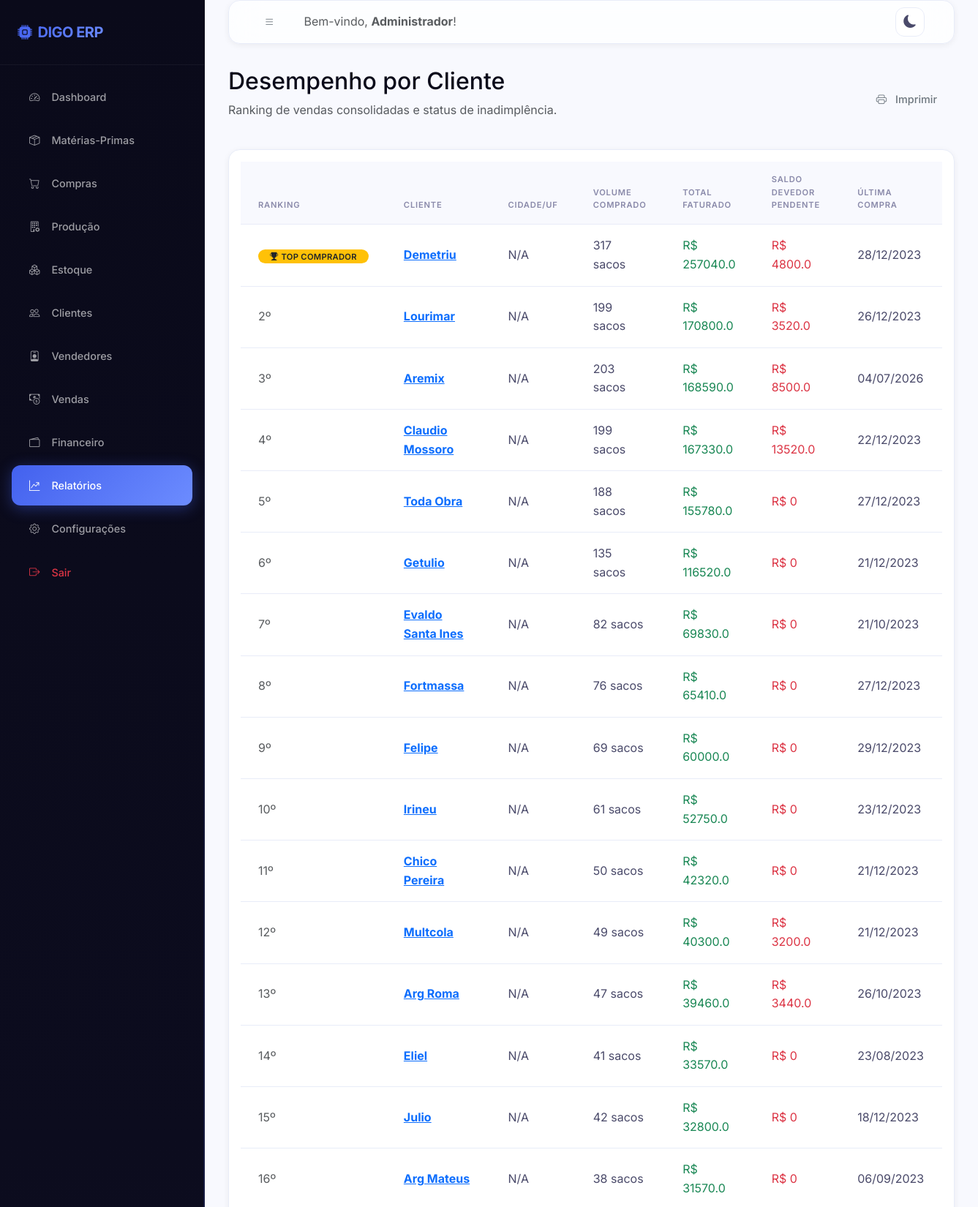
Page /relatorios/clientes (signed in, upper part) on the committed database.
### models/usuario.py (models this page shows, shortened)
class Usuario(UserMixin, db.Model):
    __tablename__ = 'usuarios'
    id = db.Column(db.Integer, primary_key=True)
    nome = db.Column(db.String(100), nullable=False)
    email = db.Column(db.String(150), unique=True, nullable=False)
    senha_hash = db.Column(db.String(256), nullable=False)
    perfil = db.Column(db.String(20), default='funcionario')  # admin | funcionario
    ativo = db.Column(db.Boolean, default=True)
    criado_em = db.Column(db.DateTime, default=datetime.utcnow)
    ultimo_acesso = db.Column(db.DateTime)
    logs = db.relationship('Log', backref='usuario', lazy='dynamic')
    @property
    def is_admin(self):
        return self.perfil == 'admin'

### models/cliente.py (models this page shows, shortened)
class Cliente(db.Model):
    __tablename__ = 'clientes'
    id = db.Column(db.Integer, primary_key=True)
    nome = db.Column(db.String(150), nullable=False)
    cpf_cnpj = db.Column(db.String(20))
    telefone = db.Column(db.String(20))
    email = db.Column(db.String(150))
    cidade = db.Column(db.String(100))
    estado = db.Column(db.String(2))
    endereco = db.Column(db.String(255))
    observacoes = db.Column(db.Text)
    ativo = db.Column(db.Boolean, default=True)
    criado_em = db.Column(db.DateTime, default=datetime.utcnow)
    vendas = db.relationship('Venda', backref='cliente', lazy='dynamic')
    contas_receber = db.relationship('ContaReceber', backref='cliente', lazy='dynamic')
    @property
    def total_comprado(self):
        return sum(v.valor_liquido for v in self.vendas if v.valor_liquido)
    @property
    def ultima_compra(self):
        from models.venda import Venda
        ultima = self.vendas.order_by(Venda.data.desc()).first()
        return ultima.data if ultima else None
    @property
    def quantidade_sacos_comprados(self):
        return sum(v.quantidade_sacos for v in self.vendas)
    @property
    def saldo_devendo(self):
        return sum(c.valor for c in self.contas_receber.filter_by(status='pendente'))

### models/venda.py (models this page shows, shortened)
class Venda(db.Model):
    __tablename__ = 'vendas'
    id = db.Column(db.Integer, primary_key=True)
    data = db.Column(db.Date, nullable=False)
    cliente_id = db.Column(db.Integer, db.ForeignKey('clientes.id'), nullable=False)
    vendedor_id = db.Column(db.Integer, db.ForeignKey('vendedores.id'), nullable=True)
    quantidade_sacos = db.Column(db.Integer, nullable=False)
    preco_unitario = db.Column(db.Float, nullable=False)
    desconto = db.Column(db.Float, default=0.0)       # valor do desconto
    frete = db.Column(db.Float, default=0.0)
    tipo_frete = db.Column(db.String(10), default='FOB')  # CIF | FOB
    forma_pagamento = db.Column(db.String(50))         # A VISTA | CHEQUE | PRAZO
    prazo_dias = db.Column(db.Integer, default=0)
    valor_bruto = db.Column(db.Float, default=0.0)    # qtd * preco_unitario
    valor_liquido = db.Column(db.Float, default=0.0)  # bruto - desconto + frete(CIF)
    custo_total = db.Column(db.Float, default=0.0)    # custo produto * qtd
    lucro = db.Column(db.Float, default=0.0)           # liquido - custo
    margem = db.Column(db.Float, default=0.0)          # lucro/liquido * 100
    comissao = db.Column(db.Float, default=0.0)        # % do vendedor sobre valor_liquido
    status_pagamento = db.Column(db.String(20), default='pendente')  # pendente|parcial|pago
    valor_pago = db.Column(db.Float, default=0.0)
    observacoes = db.Column(db.Text)
    criado_por = db.Column(db.Integer, db.ForeignKey('usuarios.id'))
    criado_em = db.Column(db.DateTime, default=datetime.utcnow)
    conta_receber = db.relationship('ContaReceber', backref='venda', uselist=False)

### routes/relatorios.py (the view)
@relatorios_bp.route('/clientes')
@login_required
def clientes():
    clientes = Cliente.query.filter_by(ativo=True).order_by(Cliente.nome).all()
    dados = []
    for c in clientes:
        dados.append({
            'cliente': c,
            'total': c.total_comprado,
            'qtd': c.quantidade_sacos_comprados,
            'ultima': c.ultima_compra,
            'devendo': c.saldo_devendo,
        })
    dados.sort(key=lambda x: x['total'], reverse=True)
    return render_template('relatorios/clientes.html', dados=dados)

### templates/relatorios/clientes.html (shortened to what this page needs)
{% extends 'base.html' %}
{% block content %}
<div class="row mb-4 align-items-center">
    <div class="col-sm-6">
        <h2 class="font-weight-bold">Desempenho por Cliente</h2>
        <p class="text-muted">Ranking de vendas consolidadas e status de inadimplência.</p>
    </div>
    <div class="col-sm-6 text-sm-end">
        <button onclick="window.print()" class="btn btn-outline-secondary"><i class="bi bi-printer me-1"></i>Imprimir</button>
    </div>
</div>
<div class="card p-3">
    <div class="table-responsive">
        <table class="table table-hover">
            <thead>
                <tr>
                    <th>Ranking</th>
                    <th>Cliente</th>
                    <th>Cidade/UF</th>
                    <th>Volume Comprado</th>
                    <th>Total Faturado</th>
                    <th>Saldo Devedor Pendente</th>
                    <th>Última Compra</th>
                </tr>
            </thead>
            <tbody>
                {% for d in dados %}
                <tr class="{% if d.devendo > 0 %}table-danger-subtle{% endif %}">
                    <td>
                        {% if loop.index == 1 %}
                        <span class="badge bg-warning text-dark"><i class="bi bi-trophy-fill me-1"></i>Top Comprador</span>
                        {% else %}
                        <span class="text-muted">{{ loop.index }}º</span>
                        {% endif %}
                    </td>
                    <td><strong><a href="{{ url_for('clientes.detalhe', id=d.cliente.id) }}">{{ d.cliente.nome }}</a></strong></td>
                    <td>{{ d.cliente.cidade or 'N/A' }}{% if d.cliente.estado %}/{{ d.cliente.estado }}{% endif %}</td>
                    <td>{{ d.qtd }} sacos</td>
                    <td class="text-success font-weight-bold">R$ {{ d.total|round(2) }}</td>
                    <td class="text-danger font-weight-bold">R$ {{ d.devendo|round(2) }}</td>
                    <td>{{ d.ultima.strftime('%d/%m/%Y') if d.ultima else 'N/A' }}</td>
                </tr>
                {% else %}
                <tr>
                    <td colspan="7" class="text-center text-muted">Nenhum cliente com compras registradas.</td>
                </tr>
                {% endfor %}
            </tbody>
        </table>
    </div>
</div>
{% endblock %}

### templates/base.html (shortened to what this page needs)
<!DOCTYPE html>
<html lang="pt-BR">
<head>
    <link href="https://cdn.jsdelivr.net/npm/bootstrap@5.3.0/dist/css/bootstrap.min.css" rel="stylesheet">
    <link rel="stylesheet" href="https://cdn.jsdelivr.net/npm/bootstrap-icons@1.10.5/font/bootstrap-icons.css">
    <link rel="stylesheet" href="{{ url_for('static', filename='css/style.css') }}">
</head>
<body>
    <div class="wrapper">
        <nav id="sidebar">
            <div class="sidebar-header d-flex align-items-center justify-content-between">
                <h4 class="m-0 text-white font-weight-bold"><i class="bi bi-cpu-fill me-2 text-indigo"></i>DIGO ERP</h4>
            </div>
            <ul class="list-unstyled components">
                <li class="{% if request.blueprint == 'dashboard' %}active{% endif %}">
                    <a href="{{ url_for('dashboard.index') }}"><i class="bi bi-speedometer2"></i> Dashboard</a>
                </li>
                <li class="{% if request.blueprint == 'materias_primas' %}active{% endif %}">
                    <a href="{{ url_for('materias_primas.index') }}"><i class="bi bi-box-seam"></i> Matérias-Primas</a>
                </li>
                <li class="{% if request.blueprint == 'compras' %}active{% endif %}">
                    <a href="{{ url_for('compras.index') }}"><i class="bi bi-cart"></i> Compras</a>
                </li>
                <li class="{% if request.blueprint == 'producao' %}active{% endif %}">
                    <a href="{{ url_for('producao.index') }}"><i class="bi bi-building-gear"></i> Produção</a>
                </li>
                <li class="{% if request.blueprint == 'estoque' %}active{% endif %}">
                    <a href="{{ url_for('estoque.index') }}"><i class="bi bi-boxes"></i> Estoque</a>
                </li>
                <li class="{% if request.blueprint == 'clientes' %}active{% endif %}">
                    <a href="{{ url_for('clientes.index') }}"><i class="bi bi-people"></i> Clientes</a>
                </li>
                <li class="{% if request.blueprint == 'vendedores' %}active{% endif %}">
                    <a href="{{ url_for('vendedores.index') }}"><i class="bi bi-person-badge"></i> Vendedores</a>
                </li>
                <li class="{% if request.blueprint == 'vendas' %}active{% endif %}">
                    <a href="{{ url_for('vendas.index') }}"><i class="bi bi-cash-coin"></i> Vendas</a>
                </li>
                <li class="{% if request.blueprint == 'financeiro' %}active{% endif %}">
                    <a href="{{ url_for('financeiro.index') }}"><i class="bi bi-wallet2"></i> Financeiro</a>
                </li>
                <li class="{% if request.blueprint == 'relatorios' %}active{% endif %}">
                    <a href="{{ url_for('relatorios.index') }}"><i class="bi bi-graph-up-arrow"></i> Relatórios</a>
                </li>
                {% if current_user.is_admin %}
                <li class="{% if request.blueprint == 'configuracoes' %}active{% endif %}">
                    <a href="{{ url_for('configuracoes.index') }}"><i class="bi bi-gear"></i> Configurações</a>
                </li>
                {% endif %}
                <li>
                    <a href="{{ url_for('auth.logout') }}" class="text-danger"><i class="bi bi-box-arrow-right text-danger"></i> Sair</a>
                </li>
            </ul>
        </nav>
        <div id="content">
            <nav class="navbar navbar-expand-lg card mb-4 p-2 d-flex flex-row align-items-center justify-content-between">
                <div class="d-flex align-items-center">
                    <button type="button" id="sidebarCollapse" class="btn btn-outline-secondary me-3">
                        <i class="bi bi-list"></i>
                    </button>
                    <span class="navbar-text d-none d-md-inline text-muted">Bem-vindo, <strong>{{ current_user.nome }}</strong>!</span>
                </div>
                <div class="d-flex align-items-center">
                    <button class="theme-toggle-btn me-3" id="themeToggle" title="Alternar Tema">
                    </button>
                </div>
            </nav>
            <div class="container-fluid p-0 fade-in">
                {% block content %}{% endblock %}
            </div>
        </div>
    </div>
</body>
</html>

### rows in the picture
Usuario: nome "Administrador"
Cliente: cliente.nome "Demetriu", cliente "N/A"
Venda: ultima "28/12/2023"
Cliente: cliente.nome "Lourimar", cliente "N/A"
Venda: ultima "26/12/2023"
Cliente: cliente.nome "Aremix", cliente "N/A"
Venda: ultima "04/07/2026"
Cliente: cliente.nome "Claudio Mossoro", cliente "N/A"
Venda: ultima "22/12/2023"
Cliente: cliente.nome "Toda Obra", cliente "N/A"
Venda: ultima "27/12/2023"
Cliente: cliente.nome "Getulio", cliente "N/A"
Venda: ultima "21/12/2023"
Cliente: cliente.nome "Evaldo Santa Ines", cliente "N/A"
Venda: ultima "21/10/2023"
Cliente: cliente.nome "Fortmassa", cliente "N/A"
Venda: ultima "27/12/2023"
Cliente: cliente.nome "Felipe", cliente "N/A"
Venda: ultima "29/12/2023"
Cliente: cliente.nome "Irineu", cliente "N/A"
Venda: ultima "23/12/2023"
Cliente: cliente.nome "Chico Pereira", cliente "N/A"
Venda: ultima "21/12/2023"
Cliente: cliente.nome "Multcola", cliente "N/A"
Venda: ultima "21/12/2023"
Cliente: cliente.nome "Arg Roma", cliente "N/A"
Venda: ultima "26/10/2023"
Cliente: cliente.nome "Eliel", cliente "N/A"
Venda: ultima "23/08/2023"
Cliente: cliente.nome "Julio", cliente "N/A"
Venda: ultima "18/12/2023"
Cliente: cliente.nome "Arg Mateus", cliente "N/A"
Venda: ultima "06/09/2023"

### other values in the picture
{{ d.qtd }} "317" "199" "203" "199" "188" "135" "82" "76" "69" "61" "50" "49" "47" "41" "42" "38"
{{ d.total|round(2) }} "257040.0" "170800.0" "168590.0" "167330.0" "155780.0" "116520.0" "69830.0" "65410.0" "60000.0" "52750.0" "42320.0" "40300.0" "39460.0" "33570.0" "32800.0" "31570.0"
{{ d.devendo|round(2) }} "4800.0" "3520.0" "8500.0" "13520.0" "0" "0" "0" "0" "0" "0" "0" "3200.0" "3440.0" "0" "0" "0"
